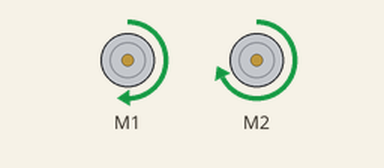
Simulated run of this sketch. Board: Arduino Uno, built with avr-gcc and run on an emulated ATmega328P. Parts: 2 × DC motor (green arrow = forward, orange = backward, longer = faster).

Above: at 0.05 s.
At 2.4 s:
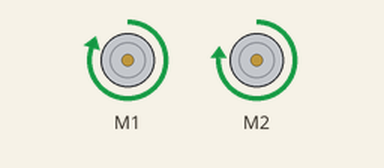
At 4.8 s:
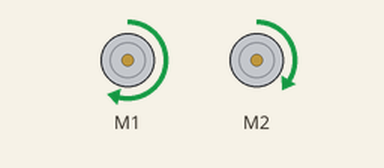
At 9.6 s:
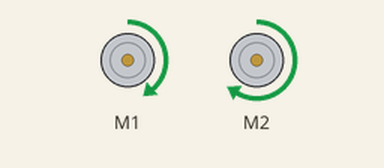
Timing chart, 0 to 13.1 s (numbered marks = the images above):
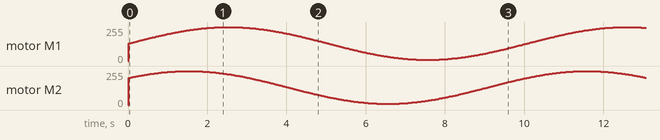

The sketch:

12vMainLOOP.ino
```cpp
#include <AFMotor.h>

AF_DCMotor motor1(1);
AF_DCMotor motor2(2);

unsigned long previousMillis = 0;
const long interval = 12;

float t = 0.0; // time in our sine function
float frequency = 0.0075; // speed of oscillation
int minBrightness = 10;
int maxBrightness = 255;

void setup() {
  Serial.begin(9600);
  motor1.run(FORWARD);
  motor2.run(FORWARD);
}

void loop() {
  unsigned long currentMillis = millis();

  if (currentMillis - previousMillis >= interval) {
    previousMillis = currentMillis;

    int brightness1 = (sin(t) + 1) / 2 * (maxBrightness - minBrightness) + minBrightness; // map [-1, 1] from sine to [minBrightness, maxBrightness]
    int brightness2 = (sin(t + PI/5) + 1) / 2 * (maxBrightness - minBrightness) + minBrightness; // shifted by PI/2 to be partially out of phase

    motor1.setSpeed(brightness1);
    motor2.setSpeed(brightness2);

    t += frequency;
    if (t > 2 * PI) { // reset to avoid precision issues
      t -= 2 * PI;
    }
  }
}
```
